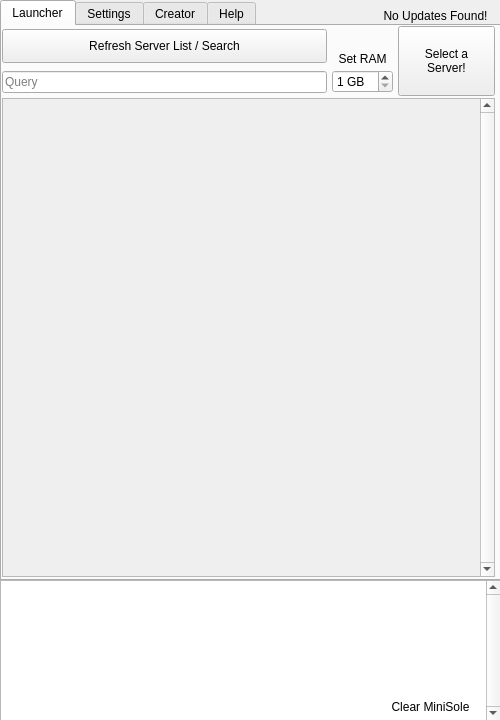
<?xml version="1.0" encoding="UTF-8"?>
<ui version="4.0">
 <class>Main</class>
 <widget class="QMainWindow" name="Main">
  <property name="enabled">
   <bool>true</bool>
  </property>
  <property name="geometry">
   <rect>
    <x>0</x>
    <y>0</y>
    <width>500</width>
    <height>720</height>
   </rect>
  </property>
  <property name="minimumSize">
   <size>
    <width>500</width>
    <height>720</height>
   </size>
  </property>
  <property name="maximumSize">
   <size>
    <width>500</width>
    <height>720</height>
   </size>
  </property>
  <property name="windowTitle">
   <string>Javier | MC Server Launcher</string>
  </property>
  <property name="autoFillBackground">
   <bool>false</bool>
  </property>
  <widget class="QWidget" name="centralwidget">
   <property name="minimumSize">
    <size>
     <width>500</width>
     <height>720</height>
    </size>
   </property>
   <property name="maximumSize">
    <size>
     <width>500</width>
     <height>720</height>
    </size>
   </property>
   <widget class="QTabWidget" name="Tabs">
    <property name="enabled">
     <bool>true</bool>
    </property>
    <property name="geometry">
     <rect>
      <x>0</x>
      <y>0</y>
      <width>501</width>
      <height>581</height>
     </rect>
    </property>
    <property name="tabPosition">
     <enum>QTabWidget::North</enum>
    </property>
    <property name="tabShape">
     <enum>QTabWidget::Rounded</enum>
    </property>
    <property name="currentIndex">
     <number>0</number>
    </property>
    <property name="movable">
     <bool>false</bool>
    </property>
    <property name="tabBarAutoHide">
     <bool>false</bool>
    </property>
    <widget class="QWidget" name="launcherTab">
     <attribute name="title">
      <string>Launcher</string>
     </attribute>
     <attribute name="toolTip">
      <string>Where you launch your minecraft servers!</string>
     </attribute>
     <widget class="QWidget" name="gridLayoutWidget">
      <property name="geometry">
       <rect>
        <x>0</x>
        <y>0</y>
        <width>493</width>
        <height>551</height>
       </rect>
      </property>
      <layout class="QGridLayout" name="gridLayout">
       <property name="horizontalSpacing">
        <number>5</number>
       </property>
       <property name="verticalSpacing">
        <number>2</number>
       </property>
       <item row="1" column="0">
        <widget class="QLineEdit" name="searchBar">
         <property name="toolTip">
          <string>&lt;html&gt;&lt;head/&gt;&lt;body&gt;&lt;p&gt;Search/Filter through your servers so that you can find the perfect server even faster!&lt;/p&gt;&lt;/body&gt;&lt;/html&gt;</string>
         </property>
         <property name="inputMask">
          <string/>
         </property>
         <property name="text">
          <string/>
         </property>
         <property name="placeholderText">
          <string>Query</string>
         </property>
         <property name="clearButtonEnabled">
          <bool>true</bool>
         </property>
        </widget>
       </item>
       <item row="0" column="2" rowspan="2">
        <widget class="QPushButton" name="startButton">
         <property name="minimumSize">
          <size>
           <width>97</width>
           <height>70</height>
          </size>
         </property>
         <property name="maximumSize">
          <size>
           <width>97</width>
           <height>70</height>
          </size>
         </property>
         <property name="toolTip">
          <string>&lt;html&gt;&lt;head/&gt;&lt;body&gt;&lt;p&gt;What it says on the tin.&lt;/p&gt;&lt;/body&gt;&lt;/html&gt;</string>
         </property>
         <property name="text">
          <string>Select a
Server!</string>
         </property>
         <property name="default">
          <bool>false</bool>
         </property>
         <property name="flat">
          <bool>false</bool>
         </property>
        </widget>
       </item>
       <item row="1" column="1">
        <widget class="QSpinBox" name="ramEnter">
         <property name="minimumSize">
          <size>
           <width>1</width>
           <height>20</height>
          </size>
         </property>
         <property name="cursor">
          <cursorShape>ArrowCursor</cursorShape>
         </property>
         <property name="toolTip">
          <string>&lt;html&gt;&lt;head/&gt;&lt;body&gt;&lt;p&gt;RAM to use for the server, in gigabytes.&lt;/p&gt;&lt;/body&gt;&lt;/html&gt;</string>
         </property>
         <property name="suffix">
          <string> GB</string>
         </property>
         <property name="minimum">
          <number>1</number>
         </property>
         <property name="maximum">
          <number>99</number>
         </property>
         <property name="stepType">
          <enum>QAbstractSpinBox::DefaultStepType</enum>
         </property>
         <property name="value">
          <number>1</number>
         </property>
         <property name="displayIntegerBase">
          <number>10</number>
         </property>
        </widget>
       </item>
       <item row="0" column="0">
        <widget class="QPushButton" name="serverRefreshButton">
         <property name="minimumSize">
          <size>
           <width>0</width>
           <height>34</height>
          </size>
         </property>
         <property name="toolTip">
          <string>&lt;html&gt;&lt;head/&gt;&lt;body&gt;&lt;p&gt;Refreshes the serverlist&lt;br/&gt;maybe Javier forgot something?&lt;/p&gt;&lt;/body&gt;&lt;/html&gt;</string>
         </property>
         <property name="text">
          <string>Refresh Server List / Search</string>
         </property>
         <property name="checkable">
          <bool>false</bool>
         </property>
         <property name="checked">
          <bool>false</bool>
         </property>
         <property name="autoDefault">
          <bool>false</bool>
         </property>
         <property name="default">
          <bool>false</bool>
         </property>
         <property name="flat">
          <bool>false</bool>
         </property>
        </widget>
       </item>
       <item row="0" column="1">
        <widget class="QLabel" name="setRamLabel">
         <property name="text">
          <string>Set RAM</string>
         </property>
         <property name="scaledContents">
          <bool>false</bool>
         </property>
         <property name="alignment">
          <set>Qt::AlignBottom|Qt::AlignHCenter</set>
         </property>
         <property name="openExternalLinks">
          <bool>false</bool>
         </property>
        </widget>
       </item>
       <item row="2" column="0" colspan="3">
        <widget class="QScrollArea" name="buttonScroller">
         <property name="enabled">
          <bool>true</bool>
         </property>
         <property name="sizePolicy">
          <sizepolicy hsizetype="Preferred" vsizetype="Expanding">
           <horstretch>0</horstretch>
           <verstretch>0</verstretch>
          </sizepolicy>
         </property>
         <property name="minimumSize">
          <size>
           <width>491</width>
           <height>0</height>
          </size>
         </property>
         <property name="focusPolicy">
          <enum>Qt::NoFocus</enum>
         </property>
         <property name="autoFillBackground">
          <bool>false</bool>
         </property>
         <property name="frameShadow">
          <enum>QFrame::Sunken</enum>
         </property>
         <property name="verticalScrollBarPolicy">
          <enum>Qt::ScrollBarAlwaysOn</enum>
         </property>
         <property name="horizontalScrollBarPolicy">
          <enum>Qt::ScrollBarAlwaysOff</enum>
         </property>
         <property name="widgetResizable">
          <bool>false</bool>
         </property>
         <widget class="QWidget" name="scrollAreaWidgetContents">
          <property name="geometry">
           <rect>
            <x>0</x>
            <y>0</y>
            <width>500</width>
            <height>425</height>
           </rect>
          </property>
          <property name="sizePolicy">
           <sizepolicy hsizetype="Expanding" vsizetype="Expanding">
            <horstretch>0</horstretch>
            <verstretch>0</verstretch>
           </sizepolicy>
          </property>
          <property name="minimumSize">
           <size>
            <width>469</width>
            <height>0</height>
           </size>
          </property>
          <property name="focusPolicy">
           <enum>Qt::NoFocus</enum>
          </property>
         </widget>
        </widget>
       </item>
      </layout>
     </widget>
    </widget>
    <widget class="QWidget" name="settingsTab">
     <attribute name="title">
      <string>Settings</string>
     </attribute>
     <attribute name="toolTip">
      <string>The Settings Page</string>
     </attribute>
     <widget class="QTabWidget" name="tabWidget">
      <property name="geometry">
       <rect>
        <x>0</x>
        <y>0</y>
        <width>495</width>
        <height>545</height>
       </rect>
      </property>
      <property name="focusPolicy">
       <enum>Qt::NoFocus</enum>
      </property>
      <property name="layoutDirection">
       <enum>Qt::LeftToRight</enum>
      </property>
      <property name="autoFillBackground">
       <bool>false</bool>
      </property>
      <property name="tabPosition">
       <enum>QTabWidget::South</enum>
      </property>
      <property name="currentIndex">
       <number>1</number>
      </property>
      <property name="tabBarAutoHide">
       <bool>true</bool>
      </property>
      <widget class="QWidget" name="normSettings">
       <attribute name="title">
        <string>Normal Settings</string>
       </attribute>
       <widget class="QWidget" name="verticalLayoutWidget">
        <property name="geometry">
         <rect>
          <x>0</x>
          <y>20</y>
          <width>491</width>
          <height>171</height>
         </rect>
        </property>
        <layout class="QVBoxLayout" name="verticalLayout">
         <property name="spacing">
          <number>2</number>
         </property>
         <property name="leftMargin">
          <number>0</number>
         </property>
         <property name="topMargin">
          <number>0</number>
         </property>
         <property name="rightMargin">
          <number>0</number>
         </property>
         <item>
          <widget class="QPushButton" name="addDirButton">
           <property name="minimumSize">
            <size>
             <width>0</width>
             <height>35</height>
            </size>
           </property>
           <property name="toolTip">
            <string>&lt;html&gt;&lt;head/&gt;&lt;body&gt;&lt;p&gt;Adds a new directory for Javier to look through when searching for your servers to display in the Launch tab!&lt;/p&gt;&lt;/body&gt;&lt;/html&gt;</string>
           </property>
           <property name="text">
            <string>Add New Directory</string>
           </property>
          </widget>
         </item>
         <item>
          <widget class="QScrollArea" name="DirScoller">
           <property name="focusPolicy">
            <enum>Qt::NoFocus</enum>
           </property>
           <property name="contextMenuPolicy">
            <enum>Qt::NoContextMenu</enum>
           </property>
           <property name="verticalScrollBarPolicy">
            <enum>Qt::ScrollBarAlwaysOn</enum>
           </property>
           <property name="horizontalScrollBarPolicy">
            <enum>Qt::ScrollBarAlwaysOff</enum>
           </property>
           <property name="widgetResizable">
            <bool>true</bool>
           </property>
           <widget class="QWidget" name="dirScrollerWidget">
            <property name="geometry">
             <rect>
              <x>0</x>
              <y>0</y>
              <width>75</width>
              <height>26</height>
             </rect>
            </property>
           </widget>
          </widget>
         </item>
        </layout>
       </widget>
       <widget class="QLabel" name="normalLabel">
        <property name="geometry">
         <rect>
          <x>30</x>
          <y>0</y>
          <width>431</width>
          <height>20</height>
         </rect>
        </property>
        <property name="text">
         <string>Normal Settings</string>
        </property>
        <property name="alignment">
         <set>Qt::AlignHCenter|Qt::AlignTop</set>
        </property>
        <property name="margin">
         <number>0</number>
        </property>
        <property name="indent">
         <number>0</number>
        </property>
        <property name="openExternalLinks">
         <bool>false</bool>
        </property>
       </widget>
       <widget class="QCheckBox" name="safemodeCheck">
        <property name="geometry">
         <rect>
          <x>170</x>
          <y>230</y>
          <width>88</width>
          <height>22</height>
         </rect>
        </property>
        <property name="focusPolicy">
         <enum>Qt::ClickFocus</enum>
        </property>
        <property name="toolTip">
         <string>&lt;html&gt;&lt;head/&gt;&lt;body&gt;&lt;p&gt;DEFAULT: OFF&lt;/p&gt;&lt;p&gt;Safemode will only run the vanilla jar without any datapacks if there are any.&lt;/p&gt;&lt;p&gt;mainly used for troubleshooting issues&lt;/p&gt;&lt;/body&gt;&lt;/html&gt;</string>
        </property>
        <property name="text">
         <string>Safemode</string>
        </property>
        <property name="checkable">
         <bool>true</bool>
        </property>
       </widget>
       <widget class="QCheckBox" name="jarGuiCheck">
        <property name="geometry">
         <rect>
          <x>170</x>
          <y>250</y>
          <width>71</width>
          <height>22</height>
         </rect>
        </property>
        <property name="focusPolicy">
         <enum>Qt::ClickFocus</enum>
        </property>
        <property name="toolTip">
         <string>&lt;html&gt;&lt;head/&gt;&lt;body&gt;&lt;p&gt;DEFAULT: OFF&lt;/p&gt;&lt;p&gt;Toggles the server .jar GUI&lt;/p&gt;&lt;p&gt;if you don't know what this means, leave it off&lt;/p&gt;&lt;/body&gt;&lt;/html&gt;</string>
        </property>
        <property name="text">
         <string>Jar GUI</string>
        </property>
        <property name="iconSize">
         <size>
          <width>16</width>
          <height>16</height>
         </size>
        </property>
        <property name="checkable">
         <bool>true</bool>
        </property>
       </widget>
       <widget class="QScrollArea" name="themeScroller">
        <property name="geometry">
         <rect>
          <x>0</x>
          <y>220</y>
          <width>171</width>
          <height>291</height>
         </rect>
        </property>
        <property name="focusPolicy">
         <enum>Qt::NoFocus</enum>
        </property>
        <property name="verticalScrollBarPolicy">
         <enum>Qt::ScrollBarAlwaysOn</enum>
        </property>
        <property name="horizontalScrollBarPolicy">
         <enum>Qt::ScrollBarAlwaysOff</enum>
        </property>
        <property name="widgetResizable">
         <bool>true</bool>
        </property>
        <widget class="QWidget" name="themeArea">
         <property name="geometry">
          <rect>
           <x>0</x>
           <y>0</y>
           <width>146</width>
           <height>287</height>
          </rect>
         </property>
        </widget>
       </widget>
       <widget class="QPushButton" name="themeRefresh">
        <property name="geometry">
         <rect>
          <x>0</x>
          <y>190</y>
          <width>171</width>
          <height>34</height>
         </rect>
        </property>
        <property name="toolTip">
         <string>&lt;html&gt;&lt;head/&gt;&lt;body&gt;&lt;p&gt;Can't find your current theme?&lt;br/&gt;Themes are stored in Internals/themes&lt;/p&gt;&lt;/body&gt;&lt;/html&gt;</string>
        </property>
        <property name="text">
         <string>Refresh Theme Selector</string>
        </property>
       </widget>
       <widget class="QPushButton" name="saveSettings">
        <property name="geometry">
         <rect>
          <x>240</x>
          <y>200</y>
          <width>121</width>
          <height>38</height>
         </rect>
        </property>
        <property name="text">
         <string>Save Settings</string>
        </property>
       </widget>
       <widget class="QProgressBar" name="javaDownBar">
        <property name="enabled">
         <bool>false</bool>
        </property>
        <property name="geometry">
         <rect>
          <x>360</x>
          <y>221</y>
          <width>131</width>
          <height>20</height>
         </rect>
        </property>
        <property name="cursor">
         <cursorShape>BusyCursor</cursorShape>
        </property>
        <property name="contextMenuPolicy">
         <enum>Qt::NoContextMenu</enum>
        </property>
        <property name="autoFillBackground">
         <bool>false</bool>
        </property>
        <property name="minimum">
         <number>0</number>
        </property>
        <property name="maximum">
         <number>1</number>
        </property>
        <property name="value">
         <number>-1</number>
        </property>
        <property name="textVisible">
         <bool>false</bool>
        </property>
        <property name="orientation">
         <enum>Qt::Horizontal</enum>
        </property>
        <property name="invertedAppearance">
         <bool>false</bool>
        </property>
       </widget>
       <widget class="QSpinBox" name="javaIntBox">
        <property name="geometry">
         <rect>
          <x>460</x>
          <y>200</y>
          <width>31</width>
          <height>31</height>
         </rect>
        </property>
        <property name="toolTip">
         <string>&lt;html&gt;&lt;head/&gt;&lt;body&gt;&lt;p&gt;this is the major java version number&lt;/p&gt;&lt;p&gt;generally 8 and 16 are used, but maybe you need something esle!&lt;br/&gt;8 is mainly for forge/older versions of MC&lt;br/&gt;and 16+ is for anything above 1.15&lt;/p&gt;&lt;/body&gt;&lt;/html&gt;</string>
        </property>
        <property name="buttonSymbols">
         <enum>QAbstractSpinBox::NoButtons</enum>
        </property>
        <property name="minimum">
         <number>8</number>
        </property>
       </widget>
       <widget class="QPushButton" name="downJavaButton">
        <property name="geometry">
         <rect>
          <x>360</x>
          <y>200</y>
          <width>131</width>
          <height>31</height>
         </rect>
        </property>
        <property name="toolTip">
         <string>download the java major version selected!</string>
        </property>
        <property name="autoFillBackground">
         <bool>false</bool>
        </property>
        <property name="text">
         <string>Download Java        </string>
        </property>
        <property name="autoDefault">
         <bool>false</bool>
        </property>
        <property name="flat">
         <bool>false</bool>
        </property>
       </widget>
       <zorder>verticalLayoutWidget</zorder>
       <zorder>normalLabel</zorder>
       <zorder>safemodeCheck</zorder>
       <zorder>jarGuiCheck</zorder>
       <zorder>themeScroller</zorder>
       <zorder>themeRefresh</zorder>
       <zorder>saveSettings</zorder>
       <zorder>javaDownBar</zorder>
       <zorder>downJavaButton</zorder>
       <zorder>javaIntBox</zorder>
      </widget>
      <widget class="QWidget" name="advancedSettings">
       <attribute name="title">
        <string>Advanced Settings</string>
       </attribute>
       <widget class="QPushButton" name="pushButton">
        <property name="geometry">
         <rect>
          <x>110</x>
          <y>230</y>
          <width>221</width>
          <height>34</height>
         </rect>
        </property>
        <property name="minimumSize">
         <size>
          <width>169</width>
          <height>0</height>
         </size>
        </property>
        <property name="toolTip">
         <string>the spooky secret button ooooooo</string>
        </property>
        <property name="text">
         <string>quirky button lol but this time extra</string>
        </property>
        <property name="flat">
         <bool>true</bool>
        </property>
       </widget>
       <widget class="QLineEdit" name="jarFileEntry">
        <property name="geometry">
         <rect>
          <x>280</x>
          <y>430</y>
          <width>201</width>
          <height>32</height>
         </rect>
        </property>
        <property name="toolTip">
         <string>&lt;html&gt;&lt;head/&gt;&lt;body&gt;&lt;p&gt;DEFAULT: EMPTY (JAVIER WILL FIND IT)&lt;/p&gt;&lt;p&gt;.jar file override should really only be used incase Javier manages to get the wrong server jar file for your server.&lt;/p&gt;&lt;p&gt;if you don't know what this means, don't worry about it!&lt;/p&gt;&lt;/body&gt;&lt;/html&gt;</string>
        </property>
        <property name="text">
         <string/>
        </property>
        <property name="dragEnabled">
         <bool>true</bool>
        </property>
        <property name="placeholderText">
         <string>.jar file override</string>
        </property>
       </widget>
       <widget class="QCheckBox" name="defaultCheck">
        <property name="geometry">
         <rect>
          <x>200</x>
          <y>430</y>
          <width>81</width>
          <height>31</height>
         </rect>
        </property>
        <property name="toolTip">
         <string>&lt;html&gt;&lt;head/&gt;&lt;body&gt;&lt;p&gt;TEMPORARY&lt;/p&gt;&lt;p&gt;used for if you want your settings to be saved as the default, or if they're for the specific server&lt;/p&gt;&lt;/body&gt;&lt;/html&gt;</string>
        </property>
        <property name="layoutDirection">
         <enum>Qt::LeftToRight</enum>
        </property>
        <property name="text">
         <string>Default</string>
        </property>
        <property name="checked">
         <bool>true</bool>
        </property>
       </widget>
       <widget class="QLineEdit" name="sJavaOver">
        <property name="geometry">
         <rect>
          <x>0</x>
          <y>430</y>
          <width>191</width>
          <height>32</height>
         </rect>
        </property>
        <property name="toolTip">
         <string>&lt;html&gt;&lt;head/&gt;&lt;body&gt;&lt;p&gt;DEFAULT: EMPTY (java)&lt;br/&gt;Java Runtime Binary is the filepath at which your java goes, this one is server specific- the Forge modloader on any MC version likes to use Java 8.&lt;/p&gt;&lt;p&gt;besides that you should be good with java 18 for all versions&lt;/p&gt;&lt;p&gt;if you don't know what any of this means, don't worry about it!&lt;/p&gt;&lt;/body&gt;&lt;/html&gt;</string>
        </property>
        <property name="dragEnabled">
         <bool>true</bool>
        </property>
        <property name="placeholderText">
         <string>java binary runtime override</string>
        </property>
       </widget>
       <widget class="QLineEdit" name="jraEntry">
        <property name="geometry">
         <rect>
          <x>0</x>
          <y>470</y>
          <width>481</width>
          <height>32</height>
         </rect>
        </property>
        <property name="toolTip">
         <string>&lt;html&gt;&lt;head/&gt;&lt;body&gt;&lt;p&gt;DEFAULT: NONE&lt;br/&gt;Java Runtime Arguments, these can help your server run more efficiently &lt;/p&gt;&lt;p&gt;if you don't know what this means, don't worry about it!&lt;/p&gt;&lt;/body&gt;&lt;/html&gt;</string>
        </property>
        <property name="maxLength">
         <number>32767</number>
        </property>
        <property name="dragEnabled">
         <bool>true</bool>
        </property>
        <property name="placeholderText">
         <string>Java Runtime Arguments</string>
        </property>
        <property name="clearButtonEnabled">
         <bool>false</bool>
        </property>
       </widget>
       <widget class="QLabel" name="serverSelectLabel">
        <property name="geometry">
         <rect>
          <x>0</x>
          <y>410</y>
          <width>481</width>
          <height>18</height>
         </rect>
        </property>
        <property name="toolTip">
         <string>The server Selected</string>
        </property>
        <property name="layoutDirection">
         <enum>Qt::LeftToRight</enum>
        </property>
        <property name="text">
         <string>No Server Selected!</string>
        </property>
        <property name="textFormat">
         <enum>Qt::PlainText</enum>
        </property>
        <property name="alignment">
         <set>Qt::AlignCenter</set>
        </property>
       </widget>
       <widget class="QPushButton" name="saveSettings_2">
        <property name="geometry">
         <rect>
          <x>0</x>
          <y>330</y>
          <width>181</width>
          <height>38</height>
         </rect>
        </property>
        <property name="text">
         <string>Save Settings</string>
        </property>
       </widget>
      </widget>
     </widget>
    </widget>
    <widget class="QWidget" name="creatorTab">
     <attribute name="title">
      <string>Creator</string>
     </attribute>
     <attribute name="toolTip">
      <string>The Server Creator, where you make your servers</string>
     </attribute>
     <widget class="QPlainTextEdit" name="plainTextEdit">
      <property name="geometry">
       <rect>
        <x>70</x>
        <y>100</y>
        <width>361</width>
        <height>291</height>
       </rect>
      </property>
      <property name="readOnly">
       <bool>true</bool>
      </property>
      <property name="plainText">
       <string>Hi Javier is unfinished 

this is the &quot;Creator&quot; Page!
it will be up and running or culled soon

its purpose will be to assist you in making servers for you and your friends to enjoy! all from the comfort from Javiers admittedly mediocre design
</string>
      </property>
     </widget>
    </widget>
    <widget class="QWidget" name="helpTab">
     <attribute name="title">
      <string>Help</string>
     </attribute>
     <attribute name="toolTip">
      <string>What do you expect this to mean?</string>
     </attribute>
     <widget class="QTextEdit" name="textEdit">
      <property name="geometry">
       <rect>
        <x>10</x>
        <y>10</y>
        <width>471</width>
        <height>521</height>
       </rect>
      </property>
     </widget>
    </widget>
   </widget>
   <widget class="QPlainTextEdit" name="miniSole">
    <property name="geometry">
     <rect>
      <x>0</x>
      <y>580</y>
      <width>501</width>
      <height>141</height>
     </rect>
    </property>
    <property name="sizePolicy">
     <sizepolicy hsizetype="Expanding" vsizetype="Fixed">
      <horstretch>0</horstretch>
      <verstretch>0</verstretch>
     </sizepolicy>
    </property>
    <property name="maximumSize">
     <size>
      <width>16777215</width>
      <height>192</height>
     </size>
    </property>
    <property name="mouseTracking">
     <bool>false</bool>
    </property>
    <property name="focusPolicy">
     <enum>Qt::NoFocus</enum>
    </property>
    <property name="contextMenuPolicy">
     <enum>Qt::NoContextMenu</enum>
    </property>
    <property name="lineWidth">
     <number>0</number>
    </property>
    <property name="verticalScrollBarPolicy">
     <enum>Qt::ScrollBarAlwaysOn</enum>
    </property>
    <property name="horizontalScrollBarPolicy">
     <enum>Qt::ScrollBarAlwaysOff</enum>
    </property>
    <property name="undoRedoEnabled">
     <bool>false</bool>
    </property>
    <property name="readOnly">
     <bool>true</bool>
    </property>
   </widget>
   <widget class="QPushButton" name="logClearButton">
    <property name="geometry">
     <rect>
      <x>380</x>
      <y>690</y>
      <width>101</width>
      <height>34</height>
     </rect>
    </property>
    <property name="focusPolicy">
     <enum>Qt::NoFocus</enum>
    </property>
    <property name="text">
     <string>Clear MiniSole</string>
    </property>
    <property name="default">
     <bool>false</bool>
    </property>
    <property name="flat">
     <bool>true</bool>
    </property>
   </widget>
   <widget class="QPushButton" name="updateCheckerButton">
    <property name="geometry">
     <rect>
      <x>370</x>
      <y>0</y>
      <width>131</width>
      <height>31</height>
     </rect>
    </property>
    <property name="focusPolicy">
     <enum>Qt::NoFocus</enum>
    </property>
    <property name="text">
     <string>No Updates Found!</string>
    </property>
    <property name="flat">
     <bool>true</bool>
    </property>
   </widget>
  </widget>
 </widget>
 <resources/>
 <connections/>
</ui>
